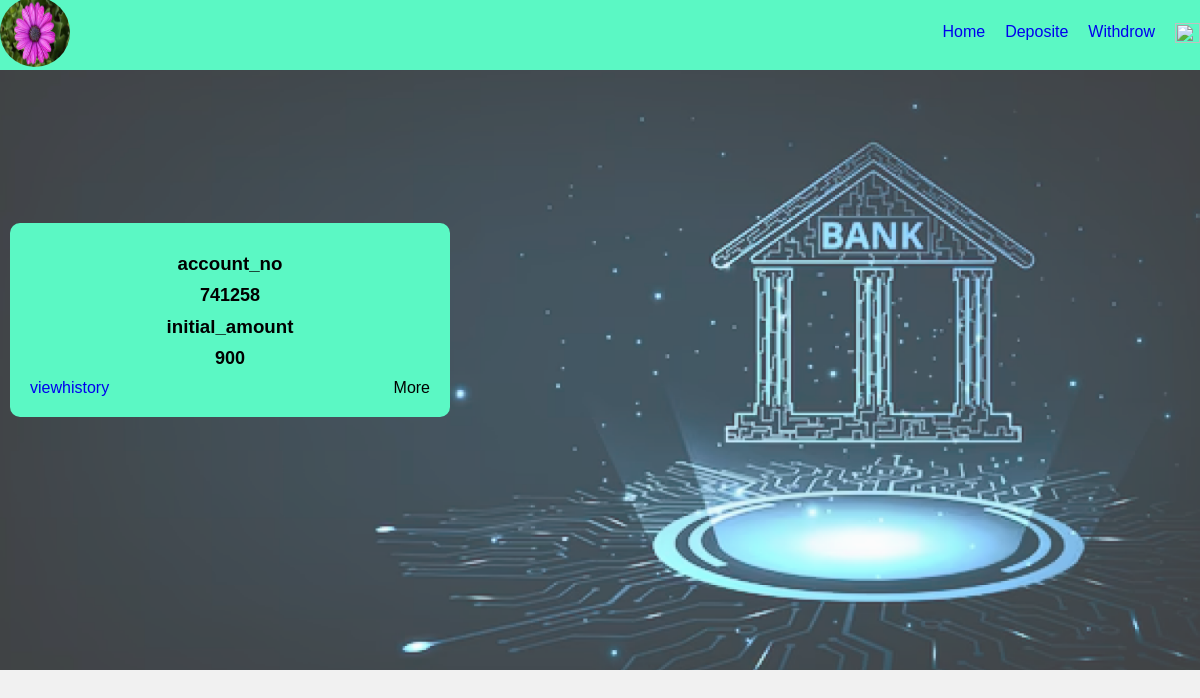
The page /userhome (signed in) on the database as committed earlier.
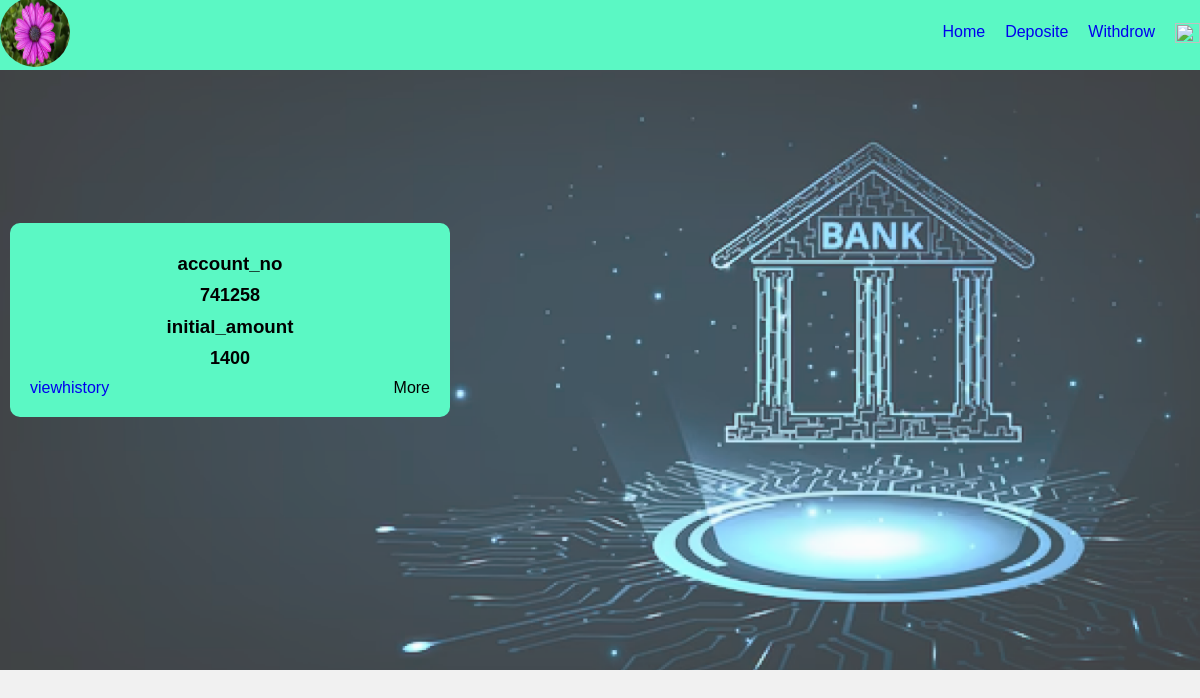
The same page on the database as committed later.
### app/models.py (models this page shows, shortened)
class User(models.Model):
    user_id=models.ForeignKey(CustomUser,on_delete=models.CASCADE)
    name=models.CharField(max_length=100)
    account_no=models.IntegerField()
    image=models.FileField(upload_to='media')
    address=models.CharField(max_length=100)
    email=models.CharField(max_length=100)
    age=models.IntegerField()
    phone=models.IntegerField()
    dob=models.DateField()
    adharcard=models.IntegerField()
    pancard=models.IntegerField()
    initial_amount=models.IntegerField()

### app/views.py (the view)
# urls.py: path('userhome',views.userhome,name='userhome'),
def userhome(request):
    data=CustomUser.objects.get(id=request.user.id)
    data1=User.objects.get(user_id=data)
    return render(request,'userhome.html',{'data1':data1})

### templates/userhome.html (shortened to what this page needs)
<!DOCTYPE html>
{% load static %}
<html lang="en">
<head>
</head>
<body>
    <div class="navbar">
        <div class="logo"><a href="{% url 'profileview' %}"><img src="{{ data1.image.url }}" alt="" height="70px" width="70px" style="border-radius: 50%;"></a></div>
          <nav class="navbar">
              <ul>
                <li><a style="text-decoration: none;" href="{% url 'userhome' %}">Home</a></li>
                <li><a style="text-decoration: none;" href="{% url 'deposit' %}">Deposite</a></li>
                <li><a style="text-decoration: none;" href="{% url 'withdrow' %}">Withdrow</a></li>
                <li><a style="text-decoration: none;" href="{% url 'logout' %}"><img src="{% static 'img/logout.png '%}" alt="" height="20px" width="25px"></a></li>
              </ul>
          </nav>
    </div>
        <div class="container">
            {% block content %}
          <div class="main">
              <h3>account_no</h3>
              <p>{{data1.account_no}}</p>
              <h3>initial_amount</h3>
              <p>{{data1.initial_amount}}</p>
              <div style="display: flex;justify-content: space-between;">
                <a style="text-decoration: none;" href="{% url 'history' %}">viewhistory</a>
                <a style="text-decoration: none;color: black;" href="more">More</a>
              </div>
        {% endblock %}
</body>
</html>

Rows that differ between the two databases and show on the page:
changed User: initial_amount "900" → "1400"
